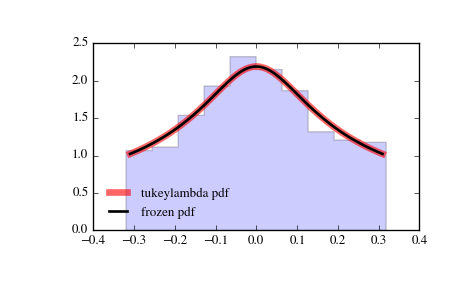

Write the Python code that produced this figure.
from scipy.stats import tukeylambda
import matplotlib.pyplot as plt
fig, ax = plt.subplots(1, 1)

# Calculate a few first moments:

lam = 3.13
mean, var, skew, kurt = tukeylambda.stats(lam, moments='mvsk')

# Display the probability density function (``pdf``):

x = np.linspace(tukeylambda.ppf(0.01, lam),
                tukeylambda.ppf(0.99, lam), 100)
ax.plot(x, tukeylambda.pdf(x, lam),
       'r-', lw=5, alpha=0.6, label='tukeylambda pdf')

# Alternatively, the distribution object can be called (as a function)
# to fix the shape, location and scale parameters. This returns a "frozen"
# RV object holding the given parameters fixed.

# Freeze the distribution and display the frozen ``pdf``:

rv = tukeylambda(lam)
ax.plot(x, rv.pdf(x), 'k-', lw=2, label='frozen pdf')

# Check accuracy of ``cdf`` and ``ppf``:

vals = tukeylambda.ppf([0.001, 0.5, 0.999], lam)
np.allclose([0.001, 0.5, 0.999], tukeylambda.cdf(vals, lam))
# True

# Generate random numbers:

r = tukeylambda.rvs(lam, size=1000)

# And compare the histogram:

ax.hist(r, normed=True, histtype='stepfilled', alpha=0.2)
ax.legend(loc='best', frameon=False)
plt.show()
